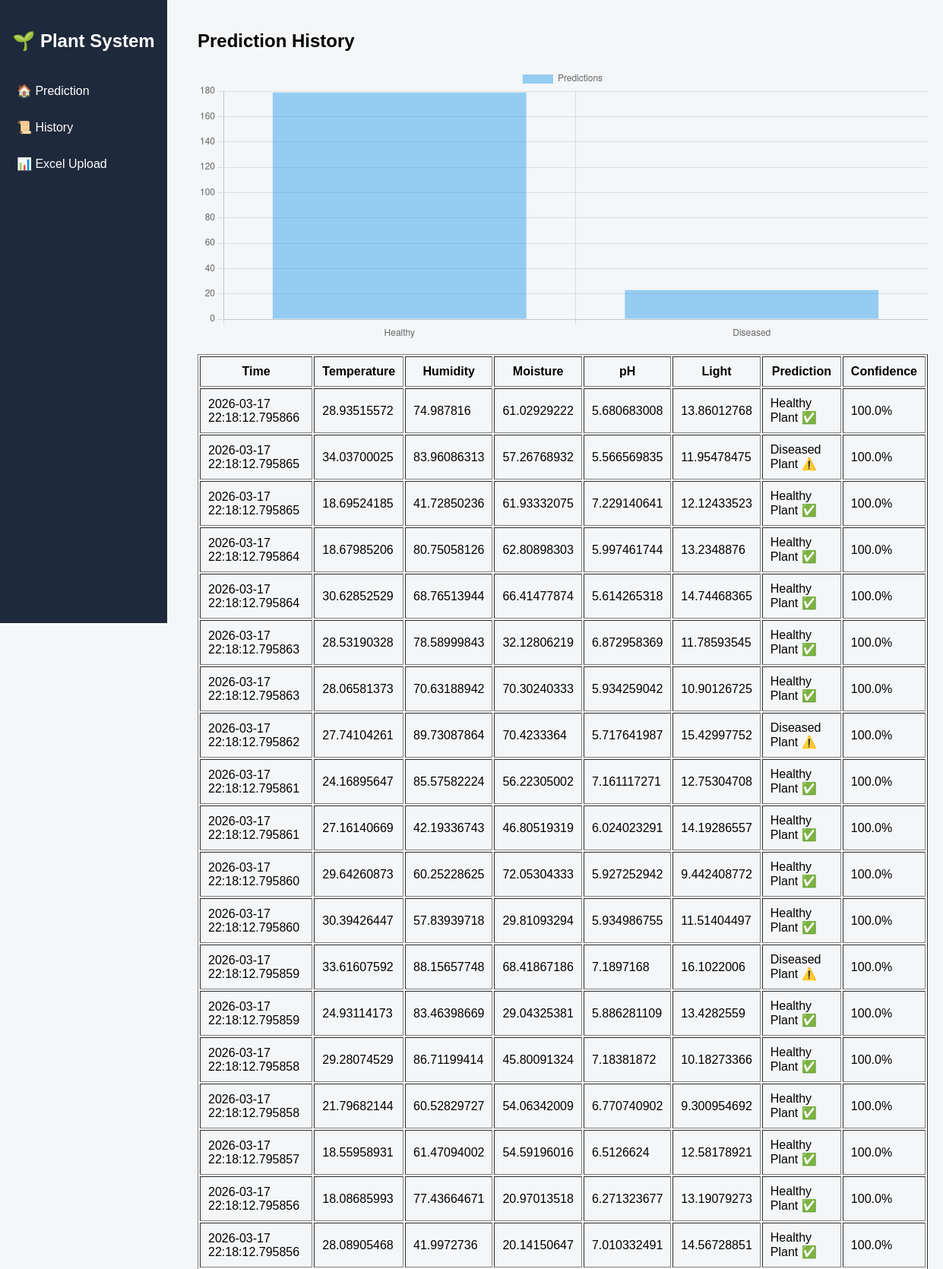
The app's page /history (upper part) with its own data.
### app.py (models this page shows)
class Prediction(db.Model):
    id = db.Column(db.Integer, primary_key=True)
    temperature = db.Column(db.Float)
    humidity = db.Column(db.Float)
    moisture = db.Column(db.Float)
    ph = db.Column(db.Float)
    light = db.Column(db.Float)
    result = db.Column(db.String(50))
    confidence = db.Column(db.Float)
    timestamp = db.Column(db.DateTime, default=datetime.now)

### app.py (the view)
@app.route("/history")
def history():
    records = Prediction.query.order_by(Prediction.timestamp.desc()).all()
    healthy_count = Prediction.query.filter_by(result="Healthy Plant ✅").count()
    diseased_count = Prediction.query.filter_by(result="Diseased Plant ⚠️").count()
    return render_template("history.html", records=records, healthy_count=healthy_count, diseased_count=diseased_count)

### templates/history.html
{% extends "layout.html" %}
{% block content %}
<h2>Prediction History</h2>
<canvas id="chart" width="400" height="150"></canvas>
<script>
const healthy = Number("{{ healthy_count }}");
const diseased = Number("{{ diseased_count }}");
new Chart(document.getElementById('chart'), {
    type: 'bar',
    data: {
        labels: ['Healthy', 'Diseased'],
        datasets: [{ label: 'Predictions', data: [healthy, diseased] }]
    }
});
</script>
<br>
<table border="1" cellpadding="10">
<tr>
    <th>Time</th>
    <th>Temperature</th>
    <th>Humidity</th>
    <th>Moisture</th>
    <th>pH</th>
    <th>Light</th>
    <th>Prediction</th>
    <th>Confidence</th>
</tr>
{% for r in records %}
<tr>
    <td>{{ r.timestamp }}</td>
    <td>{{ r.temperature }}</td>
    <td>{{ r.humidity }}</td>
    <td>{{ r.moisture }}</td>
    <td>{{ r.ph }}</td>
    <td>{{ r.light }}</td>
    <td>{{ r.result }}</td>
    <td>{{ r.confidence }}%</td>
</tr>
{% endfor %}
</table>
{% endblock %}

### templates/layout.html (shortened to what this page needs)
<!DOCTYPE html>
<html>
<head>
</head>
<body>
    <div class="sidebar">
        <h2>🌱 Plant System</h2>
        <a href="/">🏠 Prediction</a>
        <a href="/history">📜 History</a>
        <a href="/upload">📊 Excel Upload</a>
    </div>
    <div class="content">{% block content %}{% endblock %}</div>
</body>
</html>

### templates/layout.html (style rules this page uses)
body { margin: 0; font-family: Arial, sans-serif; display: flex; background: #f4f6f8; }
.sidebar { width: 220px; background: #1e293b; color: white; height: 100vh; padding-top: 20px; position: fixed; }
.sidebar h2 { text-align: center; margin-bottom: 30px; }
.sidebar a { display: block; color: white; padding: 12px; text-decoration: none; margin: 5px 10px; border-radius: 6px; }
.content { margin-left: 240px; padding: 20px; width: 100%; }

### records on screen
Prediction: timestamp "2026-03-17 22:18:12.795866", temperature "28.93515572", humidity "74.987816", moisture "61.02929222", ph "5.680683008", light "13.86012768", result "Healthy Plant ✅", confidence "100.0"
Prediction: timestamp "2026-03-17 22:18:12.795865", temperature "34.03700025", humidity "83.96086313", moisture "57.26768932", ph "5.566569835", light "11.95478475", result "Diseased Plant ⚠️", confidence "100.0"
Prediction: timestamp "2026-03-17 22:18:12.795865", temperature "18.69524185", humidity "41.72850236", moisture "61.93332075", ph "7.229140641", light "12.12433523", result "Healthy Plant ✅", confidence "100.0"
Prediction: timestamp "2026-03-17 22:18:12.795864", temperature "18.67985206", humidity "80.75058126", moisture "62.80898303", ph "5.997461744", light "13.2348876", result "Healthy Plant ✅", confidence "100.0"
Prediction: timestamp "2026-03-17 22:18:12.795864", temperature "30.62852529", humidity "68.76513944", moisture "66.41477874", ph "5.614265318", light "14.74468365", result "Healthy Plant ✅", confidence "100.0"
Prediction: timestamp "2026-03-17 22:18:12.795863", temperature "28.53190328", humidity "78.58999843", moisture "32.12806219", ph "6.872958369", light "11.78593545", result "Healthy Plant ✅", confidence "100.0"
Prediction: timestamp "2026-03-17 22:18:12.795863", temperature "28.06581373", humidity "70.63188942", moisture "70.30240333", ph "5.934259042", light "10.90126725", result "Healthy Plant ✅", confidence "100.0"
Prediction: timestamp "2026-03-17 22:18:12.795862", temperature "27.74104261", humidity "89.73087864", moisture "70.4233364", ph "5.717641987", light "15.42997752", result "Diseased Plant ⚠️", confidence "100.0"
Prediction: timestamp "2026-03-17 22:18:12.795861", temperature "24.16895647", humidity "85.57582224", moisture "56.22305002", ph "7.161117271", light "12.75304708", result "Healthy Plant ✅", confidence "100.0"
Prediction: timestamp "2026-03-17 22:18:12.795861", temperature "27.16140669", humidity "42.19336743", moisture "46.80519319", ph "6.024023291", light "14.19286557", result "Healthy Plant ✅", confidence "100.0"
Prediction: timestamp "2026-03-17 22:18:12.795860", temperature "29.64260873", humidity "60.25228625", moisture "72.05304333", ph "5.927252942", light "9.442408772", result "Healthy Plant ✅", confidence "100.0"
Prediction: timestamp "2026-03-17 22:18:12.795860", temperature "30.39426447", humidity "57.83939718", moisture "29.81093294", ph "5.934986755", light "11.51404497", result "Healthy Plant ✅", confidence "100.0"
Prediction: timestamp "2026-03-17 22:18:12.795859", temperature "33.61607592", humidity "88.15657748", moisture "68.41867186", ph "7.1897168", light "16.1022006", result "Diseased Plant ⚠️", confidence "100.0"
Prediction: timestamp "2026-03-17 22:18:12.795859", temperature "24.93114173", humidity "83.46398669", moisture "29.04325381", ph "5.886281109", light "13.4282559", result "Healthy Plant ✅", confidence "100.0"
Prediction: timestamp "2026-03-17 22:18:12.795858", temperature "29.28074529", humidity "86.71199414", moisture "45.80091324", ph "7.18381872", light "10.18273366", result "Healthy Plant ✅", confidence "100.0"
Prediction: timestamp "2026-03-17 22:18:12.795858", temperature "21.79682144", humidity "60.52829727", moisture "54.06342009", ph "6.770740902", light "9.300954692", result "Healthy Plant ✅", confidence "100.0"
Prediction: timestamp "2026-03-17 22:18:12.795857", temperature "18.55958931", humidity "61.47094002", moisture "54.59196016", ph "6.5126624", light "12.58178921", result "Healthy Plant ✅", confidence "100.0"
Prediction: timestamp "2026-03-17 22:18:12.795856", temperature "18.08685993", humidity "77.43664671", moisture "20.97013518", ph "6.271323677", light "13.19079273", result "Healthy Plant ✅", confidence "100.0"
Prediction: timestamp "2026-03-17 22:18:12.795856", temperature "28.08905468", humidity "41.9972736", moisture "20.14150647", ph "7.010332491", light "14.56728851", result "Healthy Plant ✅", confidence "100.0"

### other values on screen
chart data {{ healthy_count }} 179
chart data {{ diseased_count }} 23
